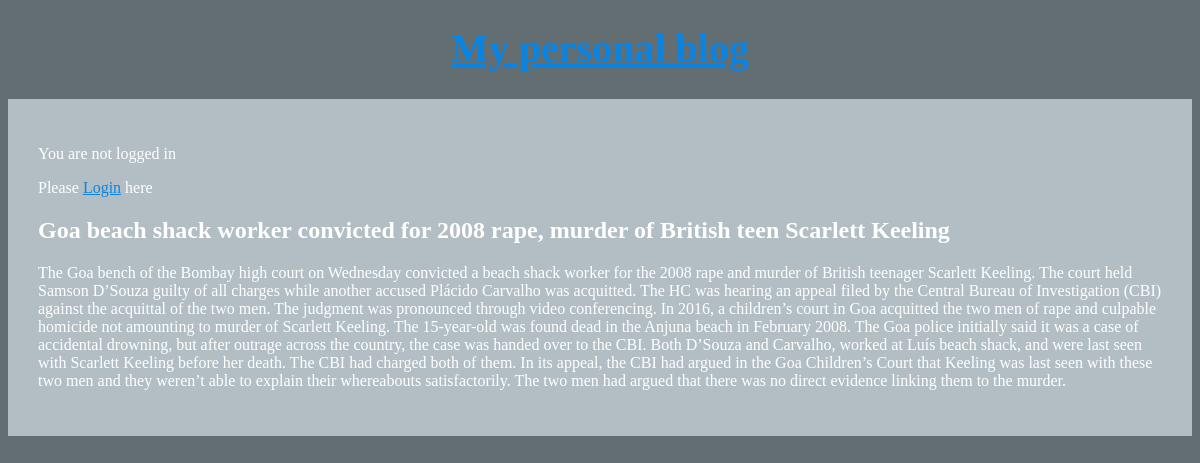
/articles/1, run on the app's committed database.
### article/models.py (models this page shows, shortened)
class Articles(models.Model):
	author=models.ForeignKey(
       'auth.User',
       on_delete=models.CASCADE,
		)
	title=models.CharField(max_length=200)
	text=models.TextField()

### article/views.py (the view)
# urls.py: path('articles/<int:pk>', views.ArticleDetailView.as_view(), name='article_page'),
class ArticleDetailView(DeleteView):
	model=Articles
	template_name = 'detail.html'
	context_object_name='blushes'

### templates/detail.html
{% extends 'base.html' %}
{% block content %}
<div class="details">
	<h2>{{blushes.title}}</h2>
	<p>{{blushes.text}}</p>
</div>
{% endblock content %}

### static/css/basestyles.css (style rules this page uses)
body { background-color: #636e72; color: #FFF; }

### data on the page
Articles: title "Goa beach shack worker convicted for 2008 rape, murder of British teen Scarlett Keeling", text "The Goa bench of the Bombay high court on Wednesday convicted a beach shack worker for the 2008 rape and murder of British teenager Scarlett Keeling. The court held Samson D’Souza guilty of all charges while another accused Plácido Carvalho was acquitted. The HC was hearing an appeal filed by the Central Bureau of Investigation (CBI) against the acquittal of the two men. The judgment was pronounced through video conferencing. In 2016, a children’s court in Goa acquitted the two men of rape and culpable homicide not amounting to murder of Scarlett Keeling. The 15-year-old was found dead in the Anjuna beach in February 2008. The Goa police initially said it was a case of accidental drowning,…"
